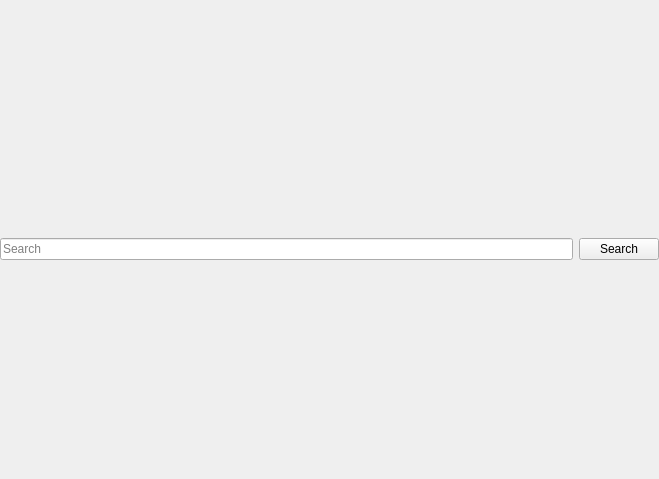
<?xml version="1.0" encoding="UTF-8"?>
<ui version="4.0">
 <class>Tree</class>
 <widget class="QWidget" name="Tree">
  <property name="geometry">
   <rect>
    <x>0</x>
    <y>0</y>
    <width>659</width>
    <height>479</height>
   </rect>
  </property>
  <property name="windowTitle">
   <string>Form</string>
  </property>
  <layout class="QVBoxLayout" name="verticalLayout">
   <property name="leftMargin">
    <number>0</number>
   </property>
   <property name="topMargin">
    <number>0</number>
   </property>
   <property name="rightMargin">
    <number>0</number>
   </property>
   <property name="bottomMargin">
    <number>0</number>
   </property>
   <item>
    <layout class="QHBoxLayout" name="boxActions"/>
   </item>
   <item>
    <layout class="QVBoxLayout" name="pathListBox">
     <property name="topMargin">
      <number>10</number>
     </property>
     <property name="bottomMargin">
      <number>10</number>
     </property>
    </layout>
   </item>
   <item>
    <widget class="QWidget" name="verticalLayout_3" native="true">
     <layout class="QVBoxLayout" name="verticalLayout_2">
      <property name="leftMargin">
       <number>0</number>
      </property>
      <property name="topMargin">
       <number>10</number>
      </property>
      <property name="rightMargin">
       <number>0</number>
      </property>
      <property name="bottomMargin">
       <number>10</number>
      </property>
      <item>
       <layout class="QHBoxLayout" name="searchLayout">
        <item>
         <widget class="QLineEdit" name="editSearch">
          <property name="text">
           <string/>
          </property>
          <property name="placeholderText">
           <string>Search</string>
          </property>
         </widget>
        </item>
        <item>
         <widget class="QPushButton" name="btnSearch">
          <property name="text">
           <string>Search</string>
          </property>
          <property name="icon">
           <iconset resource="../icons/icons.qrc">
            <normaloff>:/icons/search.svg</normaloff>:/icons/search.svg</iconset>
          </property>
         </widget>
        </item>
       </layout>
      </item>
      <item>
       <layout class="QVBoxLayout" name="listWidgetBox"/>
      </item>
      <item>
       <layout class="QVBoxLayout" name="boxUpload"/>
      </item>
     </layout>
    </widget>
   </item>
  </layout>
 </widget>
 <resources>
  <include location="../icons/icons.qrc"/>
 </resources>
 <connections/>
</ui>
